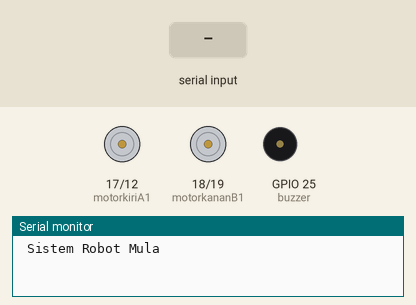
The sketch below on a simulated ESP32. Shown: motor-driver pin pairs drawn as motors (green arrow = first pin HIGH = forward, orange = second pin HIGH = backward, longer = more drive), buzzer (waves = sounding, pin HIGH), the last lines printed to the serial monitor. The test bench sets the inputs (shaded band). Nothing arrives over Bluetooth unless stated.

Above: at 1.3 s.
1.4 s: "B" received over the second serial link
At 2.1 s:
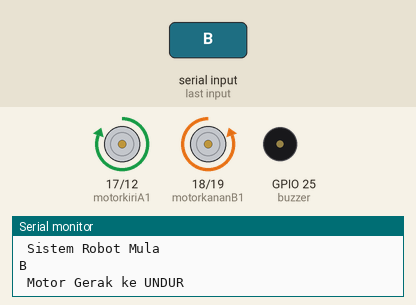
2.9 s: "F" received over the second serial link
At 3.2 s:
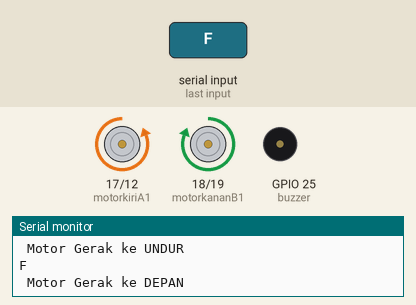
4.4 s: "R" received over the second serial link
At 5.5 s:
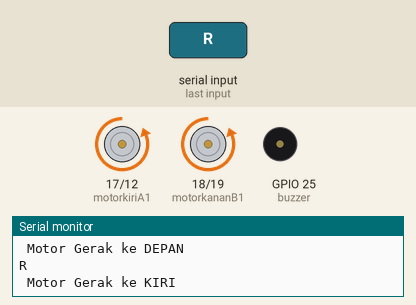
5.9 s: "L" received over the second serial link
At 6.7 s:
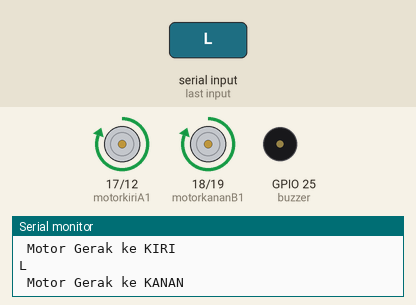
7.4 s: "V" received over the second serial link
At 7.8 s:
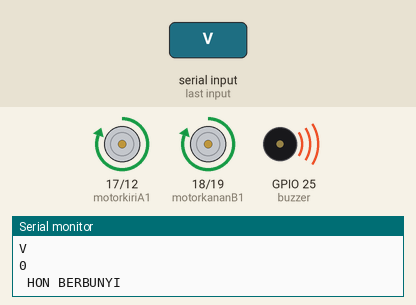
8.9 s: "S" received over the second serial link
At 10.2 s:
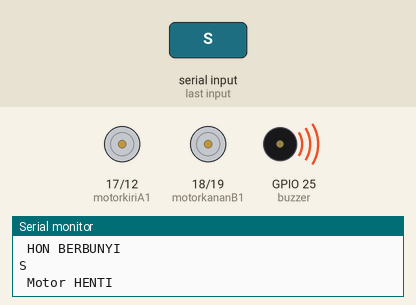
Timing chart, 0 to 11.4 s (numbered marks = the images above; inputs shaded):
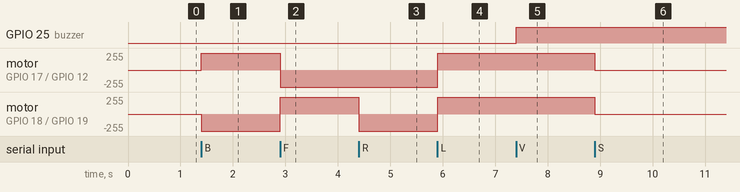

The sketch:

tokKandu.ino
```cpp
#include "BluetoothSerial.h"

#define lampu       4

const char* nama_bluetooth = "Tok Kandu";

const int motorkiriA1 = 17 ;
const int motorkiriA2 = 12 ;
const int motorkananB1 = 18 ;
const int motorkananB2 = 19 ;
const int buzzer = 25 ;

BluetoothSerial my_bluetooth;

// Variables
  int i=0;
  int j=0;
  int state;
  int vSpeed=200;

void setup() {

//-- Motor KIRI
  pinMode(motorkiriA1, OUTPUT);
  pinMode(motorkiriA2, OUTPUT);
//-- Motor Kanan  F
  pinMode(motorkananB1, OUTPUT);
  pinMode(motorkananB2, OUTPUT);
//--  buzzer
  pinMode(buzzer, OUTPUT);

//-- istihar fungsi komunikasi Bluetooth.
my_bluetooth.begin(nama_bluetooth);

//-- istihar fungsi komunikasi Serial.
  Serial.begin(115200);
  delay(100);
  Serial.println(" Sistem Robot Mula");
}

void loop() {

  if(my_bluetooth.available()> 0){
    char dat = my_bluetooth.read();
    Serial.println(dat);

    if (dat=='B'){
      digitalWrite(motorkiriA1,HIGH);
      digitalWrite(motorkiriA2,LOW);
      digitalWrite(motorkananB1,LOW);
      digitalWrite(motorkananB2,HIGH);
      Serial.println(" Motor Gerak ke UNDUR");
    }

    else if (dat=='F'){
      digitalWrite(motorkiriA1,LOW);
      digitalWrite(motorkiriA2,HIGH);
      digitalWrite(motorkananB1,HIGH);
      digitalWrite(motorkananB2,LOW);
      Serial.println(" Motor Gerak ke DEPAN ");
    }
    else if (dat=='S'){
      digitalWrite(motorkiriA1,LOW);
      digitalWrite(motorkiriA2,LOW);
      digitalWrite(motorkananB1,LOW);
      digitalWrite(motorkananB2,LOW);
      Serial.println(" Motor HENTI");
    }

    else if (dat=='R'){
      digitalWrite(motorkiriA1,LOW);
      digitalWrite(motorkiriA2,HIGH);
      digitalWrite(motorkananB1,LOW);
      digitalWrite(motorkananB2,HIGH);
      Serial.println(" Motor Gerak ke KIRI");
    }

    else if (dat=='L'){
      digitalWrite(motorkiriA1,HIGH);
      digitalWrite(motorkiriA2,LOW);
      digitalWrite(motorkananB1,HIGH);
      digitalWrite(motorkananB2,LOW);
      Serial.println(" Motor Gerak ke KANAN");
    }


  else if (dat == 'W') {
      if (i==0){
         digitalWrite(lampu, HIGH);
         i=1;
      }
      else if (i==1){
         digitalWrite(lampu, LOW);
         i=0;
      }
      state='n';
    }

    //If state is equal with letter 'V', play (or stop) horn sound
     else if (dat == 'V'){
      Serial.println(j);
      if (j==0){
         digitalWrite(buzzer, HIGH);//Speaker on
          Serial.println(" HON BERBUNYI");
         j=1;
      }
      else if (j==1){
         digitalWrite(buzzer, LOW);
         Serial.println(" HON STOP");
         j=0;
      }
      dat='n';
    }
  }
}
```

Measured:
- after the input at 1.4 s, motor on GPIO 17 (motorkiriA1) / GPIO 12 (motorkiriA2): stopped → forward 255/255 at once; motor on GPIO 18 (motorkananB1) / GPIO 19 (motorkananB2): stopped → backward 255/255 at once
- after the input at 2.9 s, motor on GPIO 17 (motorkiriA1) / GPIO 12 (motorkiriA2): forward 255/255 → backward 255/255 at once; motor on GPIO 18 (motorkananB1) / GPIO 19 (motorkananB2): backward 255/255 → forward 255/255 at once
- after the input at 4.4 s, motor on GPIO 18 (motorkananB1) / GPIO 19 (motorkananB2): forward 255/255 → backward 255/255 at once
- after the input at 5.9 s, motor on GPIO 17 (motorkiriA1) / GPIO 12 (motorkiriA2), motor on GPIO 18 (motorkananB1) / GPIO 19 (motorkananB2): backward 255/255 → forward 255/255 at once
- after the input at 7.4 s, GPIO 25 (buzzer): LOW → HIGH at once
- after the input at 8.9 s, motor on GPIO 17 (motorkiriA1) / GPIO 12 (motorkiriA2), motor on GPIO 18 (motorkananB1) / GPIO 19 (motorkananB2): forward 255/255 → stopped at once
